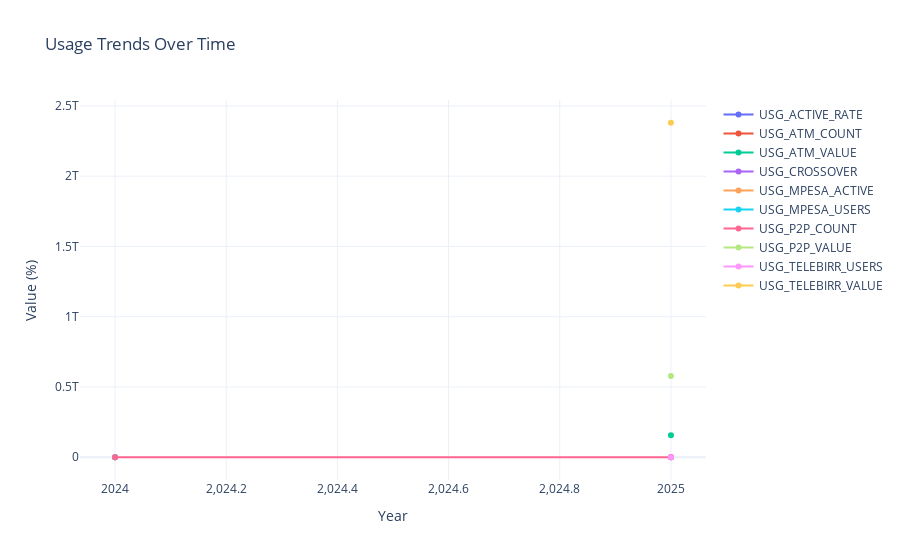

The notebook cell saved with this chart:
### Markdown cell above
## 4. Usage Analysis - Digital Payments

Analyze mobile money account penetration trend (2014-2024) and examine digital payment adoption patterns.

### Code cell
# Analyze usage trends
usage_trends = eda.analyze_usage_trends()

if not usage_trends.empty:
    print("Usage Trends:")
    print(usage_trends.to_string())
    
    # Visualize
    if PLOTLY_AVAILABLE:
        fig = visualizer.plot_usage_trends()
        if fig:
            fig.show()
    else:
        # Fallback to matplotlib
        plt.figure(figsize=(12, 6))
        for indicator in usage_trends['indicator_code'].unique():
            indicator_data = usage_trends[usage_trends['indicator_code'] == indicator]
            plt.plot(indicator_data['year'], indicator_data['value_numeric'], 
                    marker='o', label=indicator, linewidth=2)
        plt.title("Usage Trends Over Time")
        plt.xlabel("Year")
        plt.ylabel("Value (%)")
        plt.legend()
        plt.grid(True, alpha=0.3)
        plt.tight_layout()
        plt.show()
else:
    print("No usage trends data available")

### Figure 1 — Plotly figure (JSON) as saved in the notebook; plotly's stock layout.template omitted (floating-point values rounded to 4 significant figures)
{"data": [{"mode": "lines+markers", "name": "USG_ACTIVE_RATE", "type": "scatter", "x": [2024], "y": [66.0]}, {"mode": "lines+markers", "name": "USG_ATM_COUNT", "type": "scatter", "x": [2025], "y": [119300000.0]}, {"mode": "lines+markers", "name": "USG_ATM_VALUE", "type": "scatter", "x": [2025], "y": [156100000000.0]}, {"mode": "lines+markers", "name": "USG_CROSSOVER", "type": "scatter", "x": [2025], "y": [1.08]}, {"mode": "lines+markers", "name": "USG_MPESA_ACTIVE", "type": "scatter", "x": [2024], "y": [7100000.0]}, {"mode": "lines+markers", "name": "USG_MPESA_USERS", "type": "scatter", "x": [2024], "y": [10800000.0]}, {"mode": "lines+markers", "name": "USG_P2P_COUNT", "type": "scatter", "x": [2024, 2025], "y": [49700000.0, 128300000.0]}, {"mode": "lines+markers", "name": "USG_P2P_VALUE", "type": "scatter", "x": [2025], "y": [577700000000.0]}, {"mode": "lines+markers", "name": "USG_TELEBIRR_USERS", "type": "scatter", "x": [2025], "y": [54840000.0]}, {"mode": "lines+markers", "name": "USG_TELEBIRR_VALUE", "type": "scatter", "x": [2025], "y": [2380000000000.0]}], "layout": {"hovermode": "x unified", "title": {"text": "Usage Trends Over Time"}, "xaxis": {"title": {"text": "Year"}}, "yaxis": {"title": {"text": "Value (%)"}}}}
